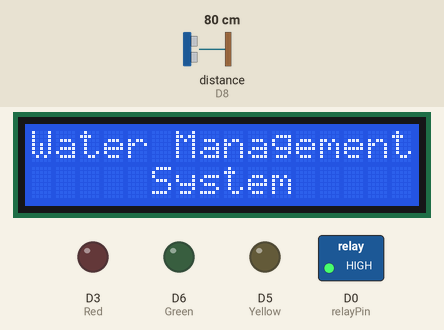
Simulated run of this sketch. Board: ESP8266 (NodeMCU). Shown: 16×2 character LCD, switched loads named in the sketch (green lamp = pin HIGH), output pins drawn as LEDs (lit = HIGH). Wiring (inferred from the names in the program): ultrasonic range finder: trigger D7; echo D8. Inputs (shaded band) come from the test bench; at power-on: distance to the obstacle (sensor on D8) 80 cm. The echo pulse lasts 58.3 µs per cm; WiFi joins after 1.5 s; servers stay silent unless stated; pins used as bus, display or sensor lines are not drawn; what the sketch prints to the serial monitor is not drawn.

Above: at 3.0 s.
At 6.1 s:
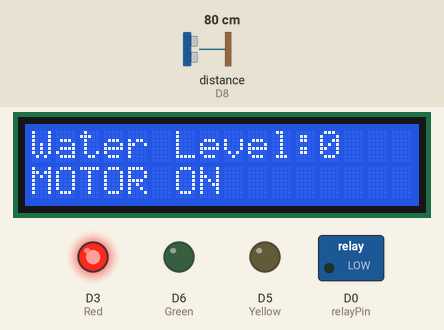
6.2 s: distance to the obstacle (sensor on D8) set to 2 cm
At 7.1 s:
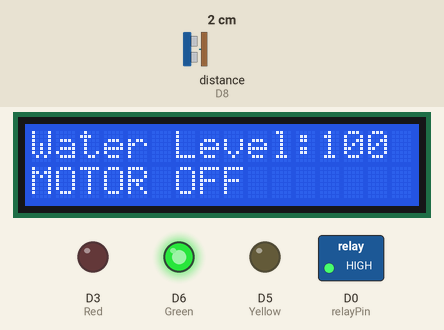
9.2 s: distance to the obstacle (sensor on D8) set to 6 cm
At 9.5 s:
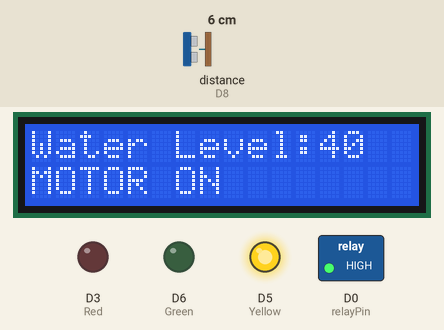
12.2 s: distance to the obstacle (sensor on D8) set to 10 cm
At 13.2 s:
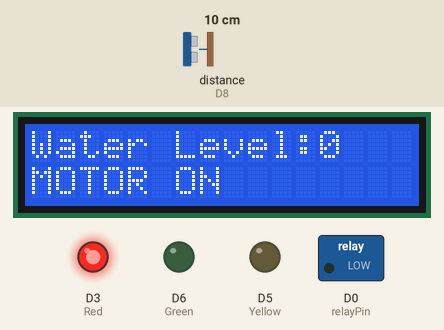
15.2 s: distance to the obstacle (sensor on D8) set to 299 cm
18.2 s: distance to the obstacle (sensor on D8) set to 250 cm
21.2 s: distance to the obstacle (sensor on D8) set to 4 cm
Timing chart, 0 to 24.2 s (numbered marks = the images above; inputs shaded):
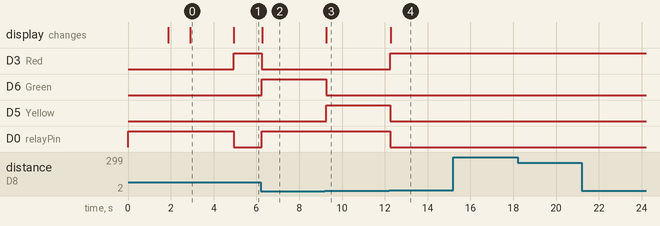

Measured:
- the behaviour switches between 8 and 9 cm on distance to the obstacle (sensor on D8) (found by bisection; images 3 and 4)
- after the input at 6.2 s, D3 (Red): HIGH → LOW after 0.05 s; D6 (Green): LOW → HIGH after 0.05 s; D0 (relayPin): LOW → HIGH at once; the display: changes after 0.06 s (image 2)
- after the input at 9.2 s, D6 (Green): HIGH → LOW after 0.05 s; D5 (Yellow): LOW → HIGH after 0.05 s; the display: changes after 0.06 s (image 3)
- after the input at 12.2 s, D3 (Red): LOW → HIGH after 0.06 s; D5 (Yellow): HIGH → LOW after 0.06 s; D0 (relayPin): HIGH → LOW after 0.05 s; the display: changes after 0.07 s (image 4)
- after the input at 15.2 s, every drawn part: stays the same
- after the input at 18.2 s, every drawn part: stays the same
- after the input at 21.2 s, every drawn part: stays the same
- what the display in image 0 shows lasts 2.0 s, from 2.9 s to 4.9 s

The sketch:

water_monitor_and_controll_system2.ino
```cpp
#include <ESP8266WiFi.h>
#include <BlynkSimpleEsp8266.h>
#include <LiquidCrystal_I2C.h>

char auth[] = "eQMoYkugvaUIaTWNH8Q9zbE9TFPE8xeI";
char ssid[] = "Airtel_MARCELLO";
char pass[] = "MTECHTRICHY1";

LiquidCrystal_I2C lcd(0x3F,16, 2);

const int trigPin = D7;
const int echoPin = D8;

const int Red = D3; // 1st LED
const int Yellow = D5; // 2nd LED
const int Green = D6; // 3rd LED
const int relayPin = D0;

// Define the water level thresholds in cm
const int fullLevel = 3.50;
const int lowLevel = 8.18;
// Define variables for duration, distance, and water level
long duration ;
float distance ;
int waterLevel ;

void setup() {
  Serial.begin(9600);           // Initialize the serial communication and pins
  digitalWrite(relayPin, HIGH);
  pinMode(trigPin, OUTPUT);
  pinMode(echoPin, INPUT);
  pinMode(relayPin, OUTPUT);
  pinMode(Red, OUTPUT); // 1st LED
  pinMode(Yellow, OUTPUT); // 2nd LED
  pinMode(Green, OUTPUT); // 3rd LED

  lcd.begin();
  lcd.backlight();
  lcd.clear();

  Blynk.begin(auth,ssid,pass);
  WiFi.begin(ssid,pass);
  while(WiFi.status()!= WL_CONNECTED){
    Serial.print("......");
    lcd.setCursor(0,0);
    lcd.print(".................");
    delay(500);
    lcd.clear();

  }
  Serial.print("WiFi Connected");

  lcd.setCursor(0,0);
  lcd.print("WiFi Connected");
  delay(1000);
  lcd.setCursor(0,0);
  lcd.print("Water Management");
  lcd.setCursor(5,1);
  lcd.print("System");
  delay(2000);
  lcd.clear();
}

void loop() {
  // Send a 10 microsecond pulse to the ultrasonic sensor
  digitalWrite(trigPin, LOW);
  delayMicroseconds(2);
  digitalWrite(trigPin, HIGH);
  delayMicroseconds(10);
  digitalWrite(trigPin, LOW);

  // Measure the duration of the echo pulse and calculate the distance
  duration = pulseIn(echoPin, HIGH);
  distance = duration * 0.034 / 2;

  // Determine the water level based on the distance measured
  if (distance <= fullLevel) {
    waterLevel = 100;
  } else if (distance >= lowLevel) {
    waterLevel = 0;
  } else{
   waterLevel = map(distance, fullLevel, lowLevel, 0, 100);

  }
   lcd.clear();
   lcd.setCursor(0, 0);
   lcd.print("Water Level:");
   lcd.print(waterLevel);


  // Control the relay based on the water level
  if ( waterLevel < 20) {
    digitalWrite(relayPin, LOW);
    Blynk.virtualWrite(V4,"MOTOR ON");
    lcd.setCursor(0,1);
    lcd.print("MOTOR ON ");
  } else if(waterLevel >19 && waterLevel <=90  ) {
    Blynk.virtualWrite(V4,"MOTOR ON");
    lcd.setCursor(0,1);
    lcd.print("MOTOR ON ");

  }else if(waterLevel > 90  ) {
    digitalWrite(relayPin, HIGH);
    Blynk.virtualWrite(V4,"MOTOR OFF");
    lcd.setCursor(0,1);
    lcd.print("MOTOR OFF");
  }

  // Control the LEDs based on the water level
  if (waterLevel < 25) {
    digitalWrite(Red, HIGH); // 1st LED ON
    digitalWrite(Yellow, LOW);  // 2nd LED OFF
    digitalWrite(Green, LOW);  // 3rd LED OFF
    Blynk.virtualWrite(V1,HIGH);
    Blynk.virtualWrite(V2,LOW);
    Blynk.virtualWrite(V3,LOW);

  } else if (waterLevel >= 25 && waterLevel <= 80) {
    digitalWrite(Red, LOW);   // 1st LED OFF
    digitalWrite(Yellow, HIGH);  // 2nd LED ON
    digitalWrite(Green, LOW);   // 3rd LED OFF
    Blynk.virtualWrite(V2,HIGH);
    Blynk.virtualWrite(V1,LOW);
    Blynk.virtualWrite(V3,LOW);

  } else if(waterLevel > 80) {

    digitalWrite(Red, LOW);   // 1st LED OFF
    digitalWrite(Yellow, LOW);   // 2nd LED OFF
    digitalWrite(Green, HIGH);  // 3rd LED ON
    Blynk.virtualWrite(V3,HIGH);
    Blynk.virtualWrite(V1,LOW);
    Blynk.virtualWrite(V2,LOW);
  }

  // Print the distance and water level to the serial monitor
  Serial.print("Distance: ");
  Serial.print(distance);
  Serial.print(" cm | Water Level: ");
  Serial.print(waterLevel);
  Serial.println("%");

}
```
